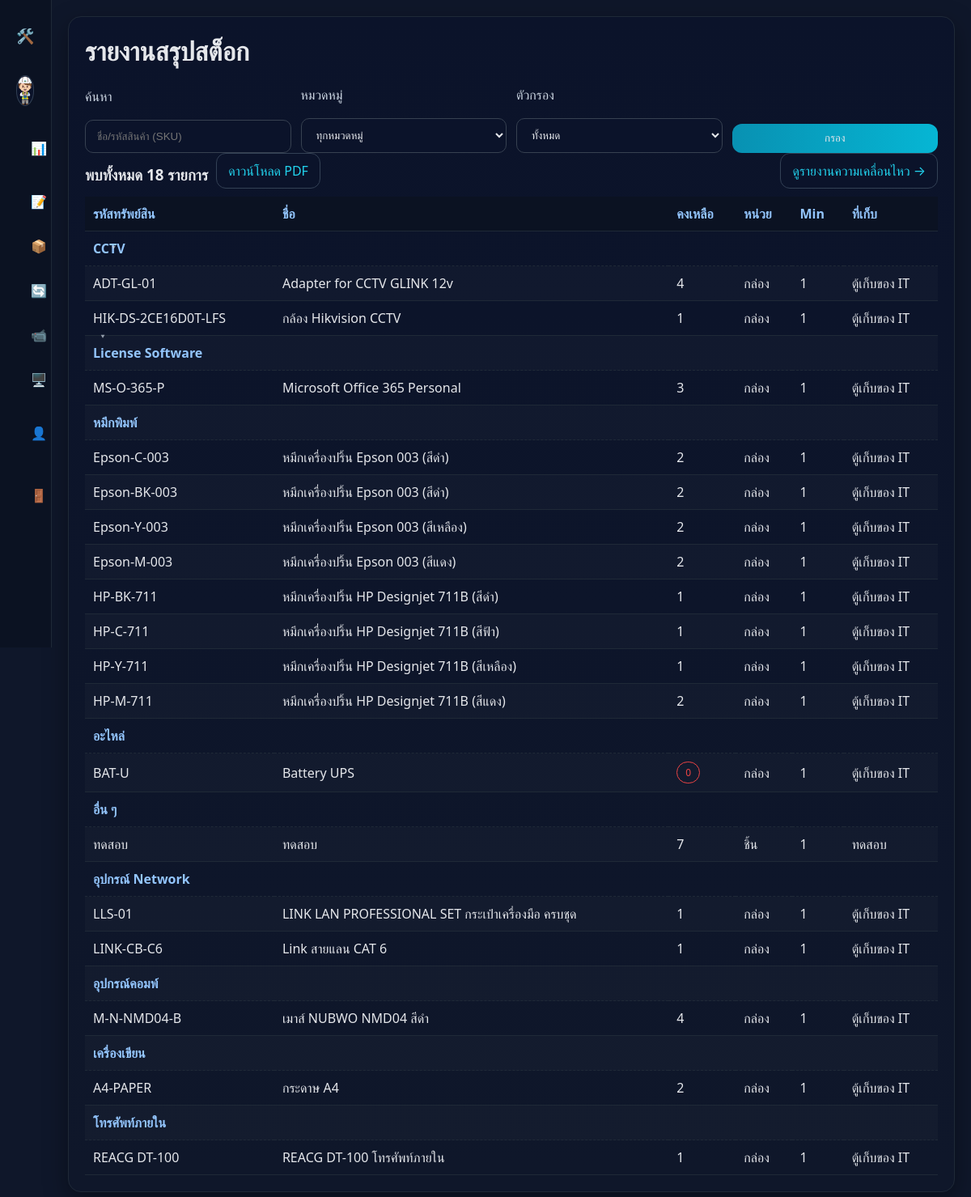
/admin/inventory_report.php (signed in), run on the app's committed database.
### tables this page shows
CREATE TABLE "inventory_items" (
      id          INTEGER PRIMARY KEY AUTOINCREMENT,
      sku         TEXT UNIQUE,
      name        TEXT NOT NULL,
      category    TEXT,
      unit        TEXT,
      stock_qty   REAL DEFAULT 0,
      min_qty     REAL DEFAULT 0,
      location    TEXT,
      created_at  TEXT,
      updated_at  TEXT
    );

### inc/auth.php (called while the page is built, shortened)
<?php
function current_admin() {
    if (!empty($_SESSION['admin_id'])) {
        $pdo = db();
        $stmt = $pdo->prepare('SELECT * FROM admins WHERE id = ?');
        $stmt->execute([$_SESSION['admin_id']]);
        return $stmt->fetch(PDO::FETCH_ASSOC);
    }
    return null;
}
?>

### inc/functions.php (called while the page is built, shortened)
<?php
if (!function_exists('h')) {
  function h($str) { return htmlspecialchars($str ?? '', ENT_QUOTES, 'UTF-8'); }
}
    ob_start(); ?>

### admin/inventory_report.php (the view, shortened to what this page needs)
<?php
require_once __DIR__ . '/header.php';
require_once __DIR__ . '/../inc/functions.php';
$pdo = db();
function qs_keep($ov = []) {
  $q = $_GET;
  $q = array_merge($q, $ov);
  return http_build_query($q);
}
$tab = $_GET['tab'] ?? 'summary';
if ($tab === 'summary') {
  $kw  = trim($_GET['kw'] ?? '');
  $low = isset($_GET['low']) ? (int)$_GET['low'] : 0;
  $where  = '1=1';
  $params = [];
  $sql = "
    SELECT id, sku, name, category, stock_qty, min_qty, unit, location
    FROM inventory_items
    WHERE $where
    ORDER BY COALESCE(category,'อื่น ๆ'), name
  ";
  $stmt = $pdo->prepare($sql);
  $stmt->execute($params);
  $rows = $stmt->fetchAll(PDO::FETCH_ASSOC);
  ?>
  <div class="card">
    <h1 style="margin:0 0 12px">รายงานสรุปสต็อก</h1>
    <form class="report-toolbar" method="get">
      <div>
        <label>ค้นหา</label>
        <input name="kw" value="<?= h($kw) ?>" placeholder="ชื่อ/รหัสสินค้า (SKU)">
      </div>
      <div>
        <label>หมวดหมู่</label>
        <select name="cat">
          <option value="">ทุกหมวดหมู่</option>
        </select>
      </div>
      <div>
        <label>ตัวกรอง</label>
        <select name="low">
          <option value="0" <?= $low===0?'selected':'' ?>>ทั้งหมด</option>
        </select>
      </div>
      <div style="align-self:end"><button class="btn btn-primary" style="width:100%">กรอง</button></div>
    </form>
    <div class="report-header">
      <div style="display:flex;gap:10px;align-items:center;flex-wrap:wrap">
        <h3 style="margin:8px 0 0">พบทั้งหมด <?= count($rows) ?> รายการ</h3>
        <a class="btn" href="inventory_export_pdf.php?<?= qs_keep() ?>">ดาวน์โหลด PDF</a>
      </div>
      <div class="report-actions">
        <a class="btn" href="?<?= qs_keep(['tab'=>'mov']) ?>">ดูรายงานความเคลื่อนไหว →</a>
      </div>
    </div>
    <div class="table-wrap">
      <table class="table sticky zebra">
        <thead>
          <tr>
            <th>รหัสทรัพย์สิน</th>
            <th>ชื่อ</th>
            <th>คงเหลือ</th>
            <th>หน่วย</th>
            <th>Min</th>
            <th>ที่เก็บ</th>
          </tr>
        </thead>
        <tbody>
        <?php
          $currentCat = null;
          foreach($rows as $r):
            $catRow = $r['category'] ?: 'อื่น ๆ';
            if ($catRow !== $currentCat):
              $currentCat = $catRow; ?>
              <tr><td colspan="6" style="color:#93c5fd;border-bottom:1px dashed #1f2937;font-weight:600"><?= h($currentCat) ?></td></tr>
        <?php endif; ?>
          <tr>
            <td><?= h($r['sku'] ?: '-') ?></td>
            <td><?= h($r['name']) ?></td>
            <td>
              <?php if ($r['stock_qty'] < $r['min_qty']): ?>
                <span class="badge bad"><?= h($r['stock_qty']) ?></span>
              <?php else: ?>
                <?= h($r['stock_qty']) ?>
              <?php endif; ?>
            </td>
            <td><?= h($r['unit']) ?></td>
            <td><?= h($r['min_qty']) ?></td>
            <td><?= h($r['location']) ?></td>
          </tr>
        <?php endforeach; ?>
        </tbody>
      </table>
    </div>
  </div>
<?php
}
require_once __DIR__ . '/footer.php';

### admin/header.php (shortened to what this page needs)
<?php
require_once __DIR__ . '/../inc/auth.php';
require_once __DIR__ . '/../inc/functions.php';
$me = current_admin();
$SCRIPT_DIR = rtrim(str_replace('\\','/', dirname($_SERVER['SCRIPT_NAME'])), '/');
$APP_ROOT   = preg_replace('#/admin(?:/.*)?$#', '', $SCRIPT_DIR);
$curFile  = basename(parse_url($_SERVER['REQUEST_URI'], PHP_URL_PATH));
$reqUri   = str_replace('\\','/', $_SERVER['REQUEST_URI']);
$isCctv   = (strpos($reqUri, '/admin/cctv_bundle/cctv_checklist_') !== false);
$isInv    = ($curFile === 'inventory.php');
?>
<!doctype html>
<html lang="th">
<head>
  <link rel="stylesheet" href="<?= htmlspecialchars($APP_ROOT) ?>/assets/css/style.css">
</head>
<body>
<div class="grid">
  <aside class="sidebar" id="sidebar">
     <a href="../index.php">
    <div style="display:flex;align-items:center;justify-content:space-between;gap:8px;margin-bottom:10px;">
      <div class="logo" style="display:flex;align-items:center;gap:8px;">
        <span class="ico">🛠️ </span>
      </div>
    </div>
    </a>
    <div class="userbox" style="display:flex;gap:10px;align-items:center;margin:8px 0 16px">
      <img
        src="<?= h($me['profile_pic'] ? $APP_ROOT.'/uploads/'.$me['profile_pic'] : 'https://api.dicebear.com/9.x/identicon/svg?seed='.urlencode($me['username'])) ?>"
        alt="avatar"
        style="width:38px;height:38px;border-radius:50%;border:1px solid #334155;background:#0b132a">
    </div>
    <nav class="menu">
      <a href="dashboard.php" class="<?= $curFile==='dashboard.php'?'active':'' ?>" title="แดชบอร์ด">
        <span class="ico">📊</span><span class="lbl collapse-hide">แดชบอร์ด</span>
      </a>
      <div class="menu-item has-sub <?= $curFile==='requests.php'?'active':'' ?>">
        <a href="requests.php" title="งานซ่อม">
          <span class="ico">📝</span><span class="lbl collapse-hide">งานซ่อม</span>
        </a>
      </div>
      <div class="menu-item has-sub <?= $isInv?'active':'' ?>">
        <a href="inventory.php" title="ทรัพย์สิน">
          <span class="ico">📦</span><span class="lbl collapse-hide">ทรัพย์สิน</span>
        </a>
      </div>
      <a href="loans.php" class="<?= $curFile==='loans.php'?'active':'' ?>" title="ยืมอุปกรณ์">
        <span class="ico">🔄</span><span class="lbl collapse-hide">ยืมอุปกรณ์</span>
      </a>
      <div class="menu-item has-sub <?= $isCctv?'active':'' ?>">
        <a href="cctv_bundle/cctv_index.php" title="CCTV-CheckList">
          <span class="ico">📹</span><span class="lbl collapse-hide">CCTV</span>
        </a>
      </div>
      <a href="computers.php" class="<?= $curFile==='computers.php'?'active':'' ?>" title="ทะเบียนคอมพิวเตอร์">
        <span class="ico">🖥️</span><span class="lbl collapse-hide">ทะเบียนคอมพิวเตอร์</span>
      </a>
      <a href="users.php" class="<?= $curFile==='users.php'?'active':'' ?>" title="ผู้ดูแล">
        <span class="ico">👤</span><span class="lbl collapse-hide">ผู้ดูแล</span>
      </a>
      <a href="logout.php" title="ออกจากระบบ">
        <span class="ico">🚪</span><span class="lbl collapse-hide">ออกจากระบบ</span>
      </a>
    </nav>
  </aside>
  <main style="padding:20px">

### assets/css/style.css (style rules this page uses)
:root { --bg:#0f172a; --bg2:#111827; --card:#111827; --accent:#22d3ee; --text:#e5e7eb; --muted:#9ca3af; --good:#10b981; --warn:#f59e0b; --bad:#ef4444; }
* { box-sizing:border-box }
html,body { margin:0;padding:0;background:var(--bg);color:var(--text);font-family:system-ui,-apple-system,Segoe UI,Roboto,Inter,Arial,sans-serif }
a { color:var(--accent);text-decoration:none }
.card { background:linear-gradient(180deg,#0b132a, #0b132a00);border:1px solid #1f2937;border-radius:16px;padding:20px;box-shadow:0 10px 30px rgba(0,0,0,.35) }
input,select,textarea,button { width:100%;padding:12px 14px;margin-top:12px;border-radius:10px;border:1px solid #374151;background:#0b132a;color:var(--text) }
label { display:block;margin:10px 0 6px;color:#cbd5e1 }
.btn { display:inline-flex;gap:8px;align-items:center;justify-content:center;border:1px solid #334155;background:#0b132a;padding:10px 14px;border-radius:12px;cursor:pointer;transition:transform .12s ease, background .2s }
.btn-primary { background:linear-gradient(90deg,#0891b2,#06b6d4);border:none }
.badge { display:inline-block;padding:4px 10px;border-radius:999px;font-size:12px;border:1px solid #334155;color:#cbd5e1 }
.badge.bad { border-color:var(--bad);color:var(--bad) }
.sidebar { position:sticky;top:0;height:100vh;padding:20px;border-right:1px solid #1f2937;background:#0b1222 }
.sidebar .logo { font-size:18px;font-weight:700;letter-spacing:.5px;margin-bottom:12px }
.menu a { display:flex;align-items:center;gap:10px;padding:10px 12px;border-radius:12px;color:#cbd5e1;border:1px solid transparent; margin-left: 5px; }
.table { width:100%;border-collapse:collapse }
.table th,.table td { border-bottom:1px solid #1f2937;padding:10px;text-align:left }
.table th { color:#93c5fd }
.badge.bad { border-color:#ef4444; color:#ef4444; }
.report-toolbar { display:grid; grid-template-columns:repeat(4,minmax(0,1fr)); gap:12px; align-items:end; }
.report-header { display:flex; align-items:center; justify-content:space-between; gap:12px; margin-bottom: 10px; }
.report-actions { display:flex; gap:8px; }
.table-wrap { overflow:auto; }
.table.sticky thead th { position: sticky; top: 0; background: #0b1222; z-index: 2; }
.table.zebra tbody tr:nth-child(even) td { background: rgba(255,255,255,.02); }
:root { --sidebar-collapsed:64px; --sidebar-expanded:260px; }
.grid { display:grid; grid-template-columns: var(--sidebar-collapsed) 1fr; transition: grid-template-columns .22s ease; }
.sidebar { position:sticky; top:0; height:100vh; padding:20px; border-right:1px solid #1f2937; background:#0b1222; width: var(--sidebar-collapsed); transition: width .22s ease, padding .22s ease; overflow: visible; }
.menu .menu-item { position: relative; }
.menu .has-sub > a { display:flex; align-items:center; justify-content:space-between; gap:10px; }
.menu .has-sub > a::after { content:"▾"; font-size:12px; opacity:.7; margin-left:8px; transition: transform .15s ease; }
.grid { grid-template-columns: var(--sidebar-collapsed) 1fr !important; transition: grid-template-columns .22s ease; }
.sidebar { width: var(--sidebar-collapsed) !important; transition: width .22s ease, padding .22s ease; overflow: visible !important; }

### data on the page
inventory_items: category "CCTV", sku "ADT-GL-01", name "Adapter for CCTV GLINK 12v", stock_qty "4", unit "กล่อง", min_qty "1", location "ตู้เก็บของ IT"
inventory_items: sku "HIK-DS-2CE16D0T-LFS", name "กล้อง Hikvision CCTV", stock_qty "1", unit "กล่อง", min_qty "1", location "ตู้เก็บของ IT"
inventory_items: category "License Software", sku "MS-O-365-P", name "Microsoft Office 365 Personal", stock_qty "3", unit "กล่อง", min_qty "1", location "ตู้เก็บของ IT"
inventory_items: category "หมึกพิมพ์", sku "Epson-C-003", name "หมึกเครื่องปริ้น Epson 003 (สีดำ)", stock_qty "2", unit "กล่อง", min_qty "1", location "ตู้เก็บของ IT"
inventory_items: sku "Epson-BK-003", name "หมึกเครื่องปริ้น Epson 003 (สีดำ)", stock_qty "2", unit "กล่อง", min_qty "1", location "ตู้เก็บของ IT"
inventory_items: sku "Epson-Y-003", name "หมึกเครื่องปริ้น Epson 003 (สีเหลือง)", stock_qty "2", unit "กล่อง", min_qty "1", location "ตู้เก็บของ IT"
inventory_items: sku "Epson-M-003", name "หมึกเครื่องปริ้น Epson 003 (สีแดง)", stock_qty "2", unit "กล่อง", min_qty "1", location "ตู้เก็บของ IT"
inventory_items: sku "HP-BK-711", name "หมึกเครื่องปริ้น HP Designjet 711B (สีดำ)", stock_qty "1", unit "กล่อง", min_qty "1", location "ตู้เก็บของ IT"
inventory_items: sku "HP-C-711", name "หมึกเครื่องปริ้น HP Designjet 711B (สีฟ้า)", stock_qty "1", unit "กล่อง", min_qty "1", location "ตู้เก็บของ IT"
inventory_items: sku "HP-Y-711", name "หมึกเครื่องปริ้น HP Designjet 711B (สีเหลือง)", stock_qty "1", unit "กล่อง", min_qty "1", location "ตู้เก็บของ IT"
inventory_items: sku "HP-M-711", name "หมึกเครื่องปริ้น HP Designjet 711B (สีแดง)", stock_qty "2", unit "กล่อง", min_qty "1", location "ตู้เก็บของ IT"
inventory_items: category "อะไหล่", sku "BAT-U", name "Battery UPS", stock_qty "0", unit "กล่อง", min_qty "1", location "ตู้เก็บของ IT"
inventory_items: category "อื่น ๆ", sku "ทดสอบ", name "ทดสอบ", stock_qty "7", unit "ชิ้น", min_qty "1", location "ทดสอบ"
inventory_items: category "อุปกรณ์ Network", sku "LLS-01", name "LINK LAN PROFESSIONAL SET กระเป๋าเครื่องมือ ครบชุด", stock_qty "1", unit "กล่อง", min_qty "1", location "ตู้เก็บของ IT"
inventory_items: sku "LINK-CB-C6", name "Link สายแลน CAT 6", stock_qty "1", unit "กล่อง", min_qty "1", location "ตู้เก็บของ IT"
inventory_items: category "อุปกรณ์คอมพ์", sku "M-N-NMD04-B", name "เมาส์ NUBWO NMD04 สีดำ", stock_qty "4", unit "กล่อง", min_qty "1", location "ตู้เก็บของ IT"
inventory_items: category "เครื่องเขียน", sku "A4-PAPER", name "กระดาษ A4", stock_qty "2", unit "กล่อง", min_qty "1", location "ตู้เก็บของ IT"
inventory_items: category "โทรศัพท์ภายใน", sku "REACG DT-100", name "REACG DT-100 โทรศัพท์ภายใน", stock_qty "1", unit "กล่อง", min_qty "1", location "ตู้เก็บของ IT"

### other printed values
count($rows) "18"
